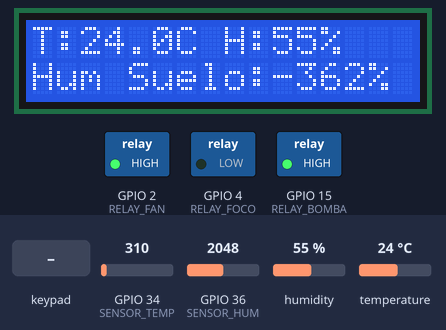
A sketch run on a simulated ESP32. Parts: 16×2 character LCD, switched loads named in the sketch (green lamp = pin HIGH). Inputs (shaded band) come from the test bench; at power-on: GPIO 36 (SENSOR_HUM) = 2048, temperature 24 °C, GPIO 34 (SENSOR_TEMP) = 310, humidity 55 %. WiFi joins after 1.5 s; servers stay silent unless stated; what the sketch prints to the serial monitor is not drawn.

Above: at 5.2 s.
5.3 s: GPIO 36 (SENSOR_HUM) set to 657
At 6.1 s:
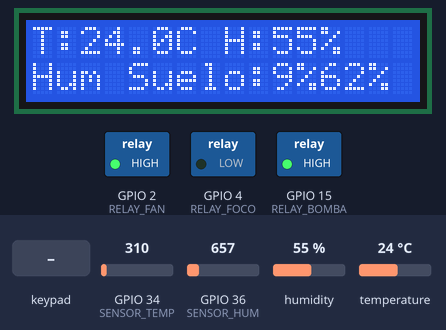
7.2 s: GPIO 36 (SENSOR_HUM) set to 577
At 8.5 s:
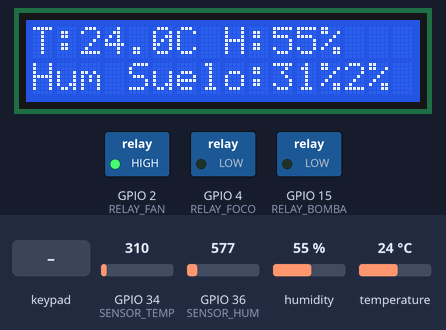
8.8 s: temperature set to 20 °C
At 11.3 s:
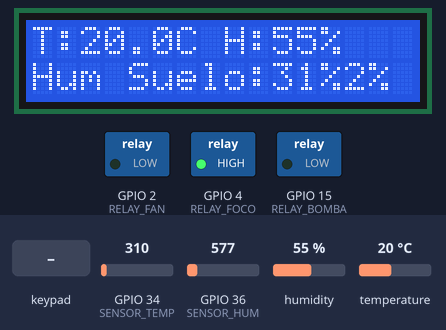
12.0 s: GPIO 36 (SENSOR_HUM) set to 1228
At 13.0 s:
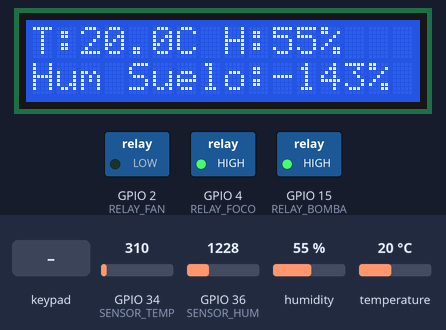
13.6 s: key '*' pressed
At 14.9 s:
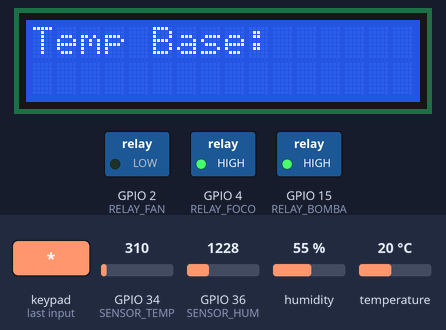
15.2 s: keypad keys 2 7 1 4 1 2 1 3 # pressed 0.4 s apart
At 19.2 s:
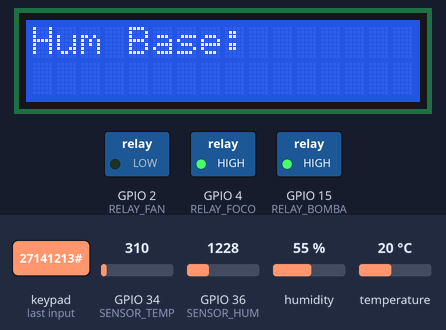
Timing chart, 0 to 20.7 s (numbered marks = the images above; inputs shaded):
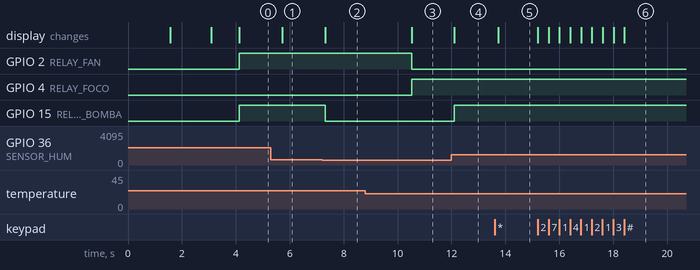

The sketch:

integrador.ino
```cpp
#include <WiFi.h>
#include <ArduinoIoTCloud.h>
#include <Arduino_ConnectionHandler.h>
#include <DHT.h>
#include <LiquidCrystal_I2C.h>
#include <Keypad.h>
#include <ESPAsyncWebServer.h>
#include <AsyncTCP.h>

// =================== WiFi e IoT ===================
const char DEVICE_LOGIN_NAME[] = "f1b3463f-d598-450b-8fc4-719c09e7fa40";
const char DEVICE_KEY[] = "VPicx@LKIVVVxW5BrpGgy5yRs";
const char SSID[] = "Redmi Note 13";
const char PASS[] = "123cuatro5";
WiFiConnectionHandler ArduinoIoTPreferredConnection(SSID, PASS);

// =================== Pines ===================
#define DHTPIN 23
#define DHTTYPE DHT11
#define SENSOR_TEMP 34
#define SENSOR_HUM 36
#define RELAY_BOMBA 15
#define RELAY_FAN 2
#define RELAY_FOCO 4
#define LED_WIFI 2  // LED interno del ESP32

DHT dht(DHTPIN, DHTTYPE);
LiquidCrystal_I2C lcd(0x27, 16, 2);
AsyncWebServer server(80);

// =================== Variables Globales ===================
CloudSwitch bomba;
CloudSwitch fan;
CloudSwitch foco;
CloudTemperatureSensor temperatura;
CloudRelativeHumidity humedad;

float humedad_suelo = 0.0;
float humedad_aire = 0.0;
float temperatura_aire = 0.0;

int temperatura_base = 22;
int humedad_base = 20;

// =================== Keypad ===================
const byte ROWS = 4;
const byte COLS = 4;
char keys[ROWS][COLS] = {
  {'1','2','3','A'},
  {'4','5','6','B'},
  {'7','8','9','C'},
  {'*','0','#','D'}
};
byte rowPins[ROWS] = {32, 33, 25, 26};
byte colPins[COLS] = {27, 14, 12, 13};
Keypad kpd = Keypad(makeKeymap(keys), rowPins, colPins, ROWS, COLS);

// =================== IoT Callbacks ===================
void onBombaChange() {
  digitalWrite(RELAY_BOMBA, bomba ? HIGH : LOW);
}
void onFanChange() {
  digitalWrite(RELAY_FAN, fan ? HIGH : LOW);
}
void onFocoChange() {
  digitalWrite(RELAY_FOCO, foco ? HIGH : LOW);
}
void initProperties() {
  ArduinoCloud.setBoardId(DEVICE_LOGIN_NAME);
  ArduinoCloud.setSecretDeviceKey(DEVICE_KEY);
  ArduinoCloud.addProperty(bomba, READWRITE, ON_CHANGE, onBombaChange);
  ArduinoCloud.addProperty(fan, READWRITE, ON_CHANGE, onFanChange);
  ArduinoCloud.addProperty(foco, READWRITE, ON_CHANGE, onFocoChange);
  ArduinoCloud.addProperty(temperatura, READ, ON_CHANGE, NULL);
  ArduinoCloud.addProperty(humedad, READ, ON_CHANGE, NULL);
}

void doThisOnConnect() {
  Serial.println("Conectado a Arduino IoT Cloud");
  digitalWrite(LED_WIFI, HIGH);
}

void doThisOnDisconnect() {
  Serial.println("Desconectado de Arduino IoT Cloud");
  digitalWrite(LED_WIFI, LOW);
}

// =================== Función teclado ===================
void teclado() {
  lcd.clear();
  lcd.setCursor(0, 0);
  lcd.print("Temp Base:");
  String input = "";
  char key;

  while (true) {
    key = kpd.getKey();
    if (key) {
      if (key == '#') break;
      if (key >= '0' && key <= '9') {
        input += key;
        lcd.setCursor(0, 1);
        lcd.print(input);
      }
    }
  }
  temperatura_base = input.toInt();

  lcd.clear();
  lcd.setCursor(0, 0);
  lcd.print("Hum Base:");
  input = "";

  while (true) {
    key = kpd.getKey();
    if (key) {
      if (key == '#') break;
      if (key >= '0' && key <= '9') {
        input += key;
        lcd.setCursor(0, 1);
        lcd.print(input);
      }
    }
  }
  humedad_base = input.toInt();
  lcd.clear();
}

// =================== Setup ===================
void setup() {
  Serial.begin(115200);
  delay(1500);

  // Pines
  pinMode(RELAY_BOMBA, OUTPUT);
  pinMode(RELAY_FAN, OUTPUT);
  pinMode(RELAY_FOCO, OUTPUT);
  pinMode(LED_WIFI, OUTPUT);
  pinMode(SENSOR_HUM, INPUT);
  pinMode(SENSOR_TEMP, INPUT);

  digitalWrite(RELAY_BOMBA, LOW);
  digitalWrite(RELAY_FAN, LOW);
  digitalWrite(RELAY_FOCO, LOW);
  digitalWrite(LED_WIFI, LOW);

  dht.begin();
  lcd.init();
  lcd.backlight();

  // WiFi
  WiFi.begin(SSID, PASS);
  Serial.print("Conectando a WiFi");
  while (WiFi.status() != WL_CONNECTED) {
    delay(500);
    Serial.print(".");
  }
  Serial.println("\nWiFi conectado!");
  Serial.print("Dirección IP: ");
  Serial.println(WiFi.localIP());

  // Arduino IoT
  initProperties();
  ArduinoCloud.begin(ArduinoIoTPreferredConnection);
  ArduinoCloud.addCallback(ArduinoIoTCloudEvent::CONNECT, doThisOnConnect);
  ArduinoCloud.addCallback(ArduinoIoTCloudEvent::DISCONNECT, doThisOnDisconnect);

  // Servidor Web
  server.on("/datos", HTTP_GET, [](AsyncWebServerRequest *request){
    if (request->hasParam("bomba")) bomba = request->getParam("bomba")->value() == "1";
    if (request->hasParam("fan")) fan = request->getParam("fan")->value() == "1";
    if (request->hasParam("foco")) foco = request->getParam("foco")->value() == "1";
    request->send(200, "text/plain", "Actuadores actualizados");
  });

  server.on("/sensores", HTTP_GET, [](AsyncWebServerRequest *request){
    String json = "{";
    json += "\"temp_aire\": " + String(temperatura_aire) + ",";
    json += "\"hum_aire\": " + String(humedad_aire) + ",";
    json += "\"hum_suelo\": " + String(humedad_suelo);
    json += "}";
    request->send(200, "application/json", json);
  });

  server.begin();

  lcd.setCursor(0, 0);
  lcd.print("Sistema Listo");
  delay(1000);
  lcd.clear();
}

// =================== Loop ===================
void loop() {
  ArduinoCloud.update();

  // =================== Lecturas ===================
  humedad_aire = dht.readHumidity();
  temperatura_aire = dht.readTemperature();

  int lectura_h = analogRead(SENSOR_HUM);
  humedad_suelo = 100 - (((lectura_h - 315) * 100) / 375); // Calibrar según sensor

  int lectura_t = analogRead(SENSOR_TEMP);
  float voltaje = lectura_t * (3.3 / 1023.0);
  float temp_suelo = (voltaje / 0.020) - 50;

  humedad = humedad_aire;
  temperatura = temperatura_aire;

  // =================== Mostrar en LCD ===================
  lcd.setCursor(0, 0);
  lcd.print("T:");
  lcd.print(temperatura_aire, 1);
  lcd.print("C H:");
  lcd.print(humedad_aire, 0);
  lcd.print("%");

  lcd.setCursor(0, 1);
  lcd.print("Hum Suelo:");
  lcd.print(humedad_suelo, 0);
  lcd.print("%");

  // =================== Teclado ===================
  char key = kpd.getKey();
  if (key == '*') {
    teclado();
  }

  // =================== Control automático ===================
  digitalWrite(RELAY_BOMBA, humedad_suelo < humedad_base ? HIGH : LOW);

  if (temperatura_aire < temperatura_base) {
    digitalWrite(RELAY_FOCO, HIGH);
    digitalWrite(RELAY_FAN, LOW);
  } else {
    digitalWrite(RELAY_FOCO, LOW);
    digitalWrite(RELAY_FAN, HIGH);
  }

  delay(500);
}
```

Measured:
- the behaviour switches between 619 and 618 on GPIO 36 (SENSOR_HUM) (found by bisection; images 1 and 2)
- the behaviour switches between 22 and 21 °C on temperature (found by bisection; images 2 and 3)
- after the input at 5.3 s, the display: changes after 0.42 s (image 1)
- after the input at 7.2 s, GPIO 15 (RELAY_BOMBA): HIGH → LOW after 0.12 s; the display: changes after 0.12 s (image 2)
- after the input at 8.8 s, GPIO 2 (RELAY_FAN): HIGH → LOW after 1.7 s; GPIO 4 (RELAY_FOCO): LOW → HIGH after 1.7 s; the display: changes after 1.7 s (image 3)
- after the input at 12.0 s, GPIO 15 (RELAY_BOMBA): LOW → HIGH after 0.11 s; the display: changes after 0.11 s (image 4)
- after the input at 13.6 s, the display: changes after 0.13 s (image 5)
- after the input at 15.2 s, the display: first changes at once (image 6 shows a later state)
